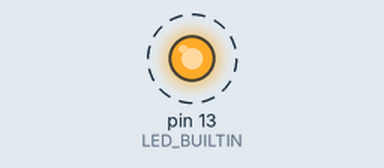
The sketch below on a simulated Arduino Uno, built with avr-gcc and run on an emulated ATmega328P. Shown: output pins drawn as LEDs (lit = HIGH). Dashed ring = blinking.

Above: at 0.3 s.
Timing chart, 0 to 3.0 s (numbered marks = the images above):
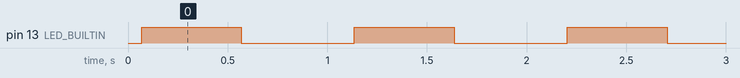

The sketch:

halte.ino
```cpp
#include <IRremote.hpp>

const int IR_SEND_PIN = 3;
// H1
#define H1           0x10A3
// H2
#define H2           0x10B3
/*
*/

void setup() {
    pinMode(LED_BUILTIN, OUTPUT);
    IrSender.begin(IR_SEND_PIN);
}

void loop() {
    IrSender.sendNEC(H2, 32);
    digitalWrite(LED_BUILTIN, HIGH); // Nyalakan LED sebagai indikator
    delay(500); // Tunggu setengah detik
    digitalWrite(LED_BUILTIN, LOW); // Matikan LED
    delay(500); // Kirim sinyal setiap 1 detik
}
```

Measured:
- by itself, pin 13 (LED_BUILTIN): alternates HIGH for 0.50 s and LOW for 0.57 s
